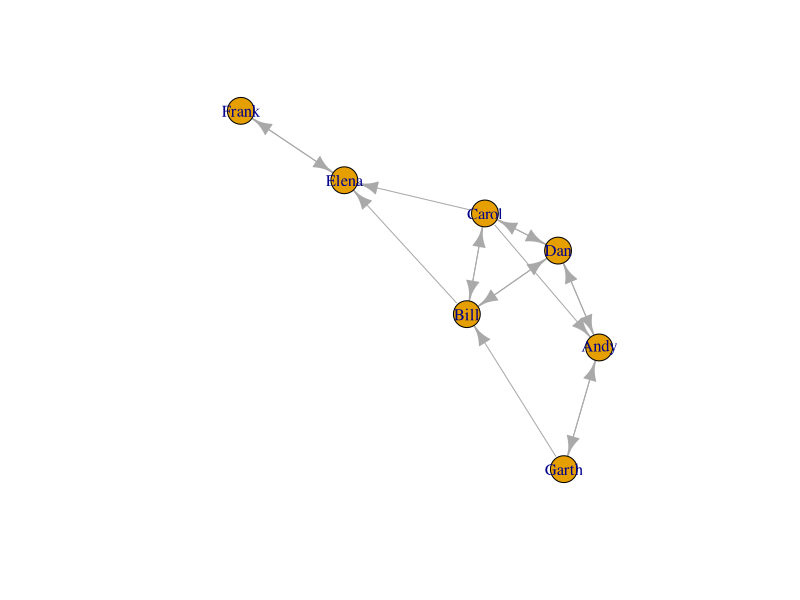

Reproduce this figure in R.
library(igraph)

sociogram <- graph.formula(Andy++Garth,Garth-+Bill,Bill-
                             +Elena,Elena++Frank,Carol-+Andy,Carol-
                             +Elena,Carol++Dan,Carol++Bill,Dan++Andy,Dan++Bill)

plot(sociogram)

get.adjacency(sociogram)
E(sociogram)
get.adjedgelist(sociogram)